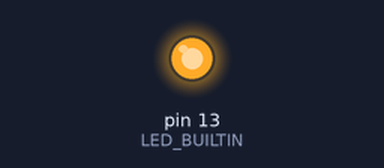
A sketch run on a simulated Arduino Uno, built with avr-gcc and run on an emulated ATmega328P. Parts: output pins drawn as LEDs (lit = HIGH).

Above: at 0.5 s.
At 3.5 s:
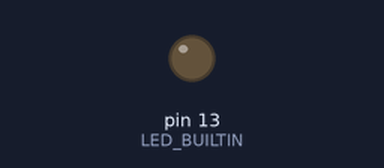
Timing chart, 0 to 7.8 s (numbered marks = the images above):
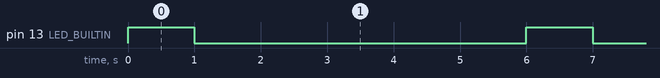

The sketch:

sketch_led-high1s-5s-low.ino
```cpp
void setup() {

  pinMode(LED_BUILTIN, OUTPUT);}


  void loop() {
  digitalWrite(LED_BUILTIN, HIGH);  // turn the LED on (HIGH is the voltage level)
  delay(1000);                      // wait for a second
  digitalWrite(LED_BUILTIN, LOW);   // turn the LED off by making the voltage LOW
  delay(5000);
  // wait for 10 seconds
}
```

Measured:
- by itself, pin 13 (LED_BUILTIN): alternates HIGH for 1.0 s and LOW for 5.0 s
